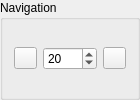
                 <widget class="QGroupBox" name="groupBox_4">
                  <property name="minimumSize">
                   <size>
                    <width>0</width>
                    <height>60</height>
                   </size>
                  </property>
                  <property name="maximumSize">
                   <size>
                    <width>127</width>
                    <height>16777215</height>
                   </size>
                  </property>
                  <property name="font">
                   <font>
                    <weight>50</weight>
                    <bold>false</bold>
                   </font>
                  </property>
                  <property name="title">
                   <string>Navigation</string>
                  </property>
                  <layout class="QHBoxLayout" name="horizontalLayout_6">
                   <item>
                    <widget class="QPushButton" name="btVoltar">
                     <property name="minimumSize">
                      <size>
                       <width>23</width>
                       <height>0</height>
                      </size>
                     </property>
                     <property name="maximumSize">
                      <size>
                       <width>23</width>
                       <height>16777215</height>
                      </size>
                     </property>
                     <property name="font">
                      <font>
                       <weight>50</weight>
                       <bold>false</bold>
                      </font>
                     </property>
                     <property name="text">
                      <string/>
                     </property>
                     <property name="icon">
                      <iconset resource="resourcefile.qrc">
                       <normaloff>:/icons/br_prev.ico</normaloff>:/icons/br_prev.ico</iconset>
                     </property>
                    </widget>
                   </item>
                   <item>
                    <widget class="QSpinBox" name="edtFatordesloc">
                     <property name="font">
                      <font>
                       <weight>50</weight>
                       <bold>false</bold>
                      </font>
                     </property>
                     <property name="readOnly">
                      <bool>false</bool>
                     </property>
                     <property name="accelerated">
                      <bool>true</bool>
                     </property>
                     <property name="minimum">
                      <number>1</number>
                     </property>
                     <property name="maximum">
                      <number>1000</number>
                     </property>
                     <property name="value">
                      <number>20</number>
                     </property>
                    </widget>
                   </item>
                   <item>
                    <widget class="QPushButton" name="btAvancar">
                     <property name="minimumSize">
                      <size>
                       <width>23</width>
                       <height>0</height>
                      </size>
                     </property>
                     <property name="maximumSize">
                      <size>
                       <width>23</width>
                       <height>16777215</height>
                      </size>
                     </property>
                     <property name="font">
                      <font>
                       <weight>50</weight>
                       <bold>false</bold>
                      </font>
                     </property>
                     <property name="text">
                      <string/>
                     </property>
                     <property name="icon">
                      <iconset resource="resourcefile.qrc">
                       <normaloff>:/icons/br_next.ico</normaloff>:/icons/br_next.ico</iconset>
                     </property>
                     <property name="shortcut">
                      <string/>
                     </property>
                     <property name="autoDefault">
                      <bool>false</bool>
                     </property>
                     <property name="default">
                      <bool>false</bool>
                     </property>
                    </widget>
                   </item>
                  </layout>
                 </widget>
